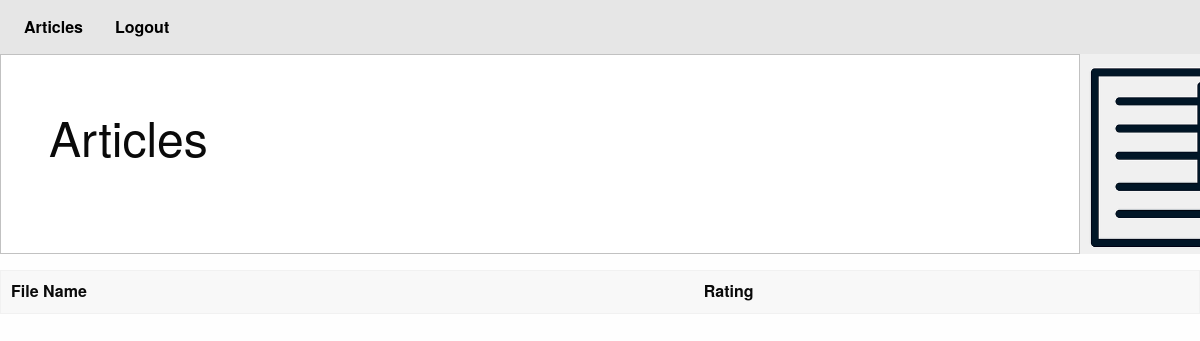
Before: / (signed in) with the older database file.
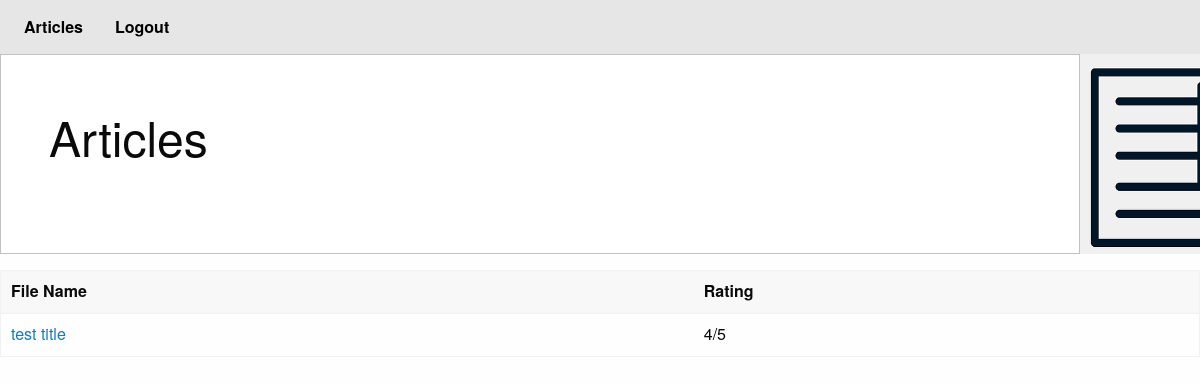
After: the same page with the newer database file.
### polls/models.py (models this page shows, shortened)
class Article(models.Model):
    articleName = models.CharField(max_length=100)
    fileName = models.CharField(max_length=100)
    rating = models.IntegerField()
    author = models.CharField(max_length=100)
    description = models.TextField()

### articlesapp/views.py (the view)
# urls.py: url(r'^$', articlesList, name = "articles"),
@login_required()
def articlesList(request):
   articles = Article.objects.order_by('-rating')
   return render(request, "articles.html", { 'articles' : articles})

### articlesapp/templates/articles.html
{% extends 'base.html' %}
{% block content %}
<table class="hover">
    <thead>
    <tr>
        <th>File Name</th>
        <th>Rating</th>
    </tr>
    </thead>
    <tbody>
    {% for article in articles %}
    <tr>
        <td data-label="{{ article.articleName }}">
            <a href="articleCard/{{article.articleName }}"> {{article.articleName}}</a>
        </td>
        <td data-label="{{ article.rating }}">
             {{article.rating}}/5
        </td>
    </tr>
    {% endfor %}
    </tbody>
</table>
{% endblock %}

Changed rows visible on the page:
added Article: articleName "test title", rating "4"
